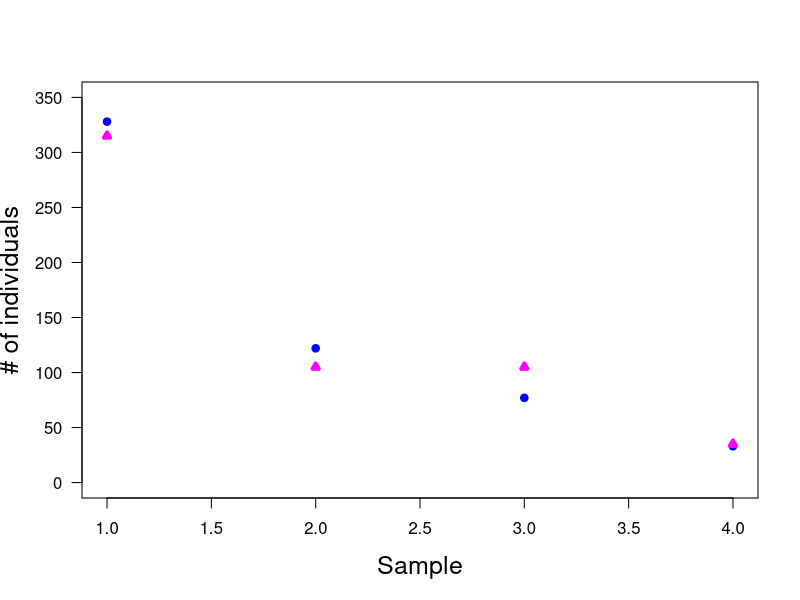

Write R code to recreate this figure.
print('file: NHST-Mendel-Fisher.R')
# Example from Fisher (1925, Table 12) Mendelian class frequencies
fobs = c(328,122,77,33)       # observed frequencies m+x
total = sum(fobs)
H0 = c(9,3,3,1)
fexp = round(total*H0/sum(H0)) # expected frequencies m
x = fobs-fexp
q = round(x^2/fexp,3)
totalq = sum(q)         # test statistic chi-squared
nu = length(fexp) - 1; print(c(nu,' degrees of freedom, nu'))   
chisqc = qchisq(p=(1-0.05),df=nu); 
print(c(round(chisqc,2),' critical chi-square value for alpha=0.05'))
p = (1-pchisq(q=totalq,df=nu)); print(c(round(p,4),' p-value'))
xp = seq(1,4)
# png('MendelianExercise190415a.png',width=16,height=12,units='cm',res=300)
plot(xp,fobs,type='p',lwd=4,col='blue',xlab='Sample',ylab='# of individuals',
     las=1,cex=0.6,ylim=c(0,350),cex.lab=1.5)
points(xp,fexp,col='magenta',lwd=4,pch=24,cex=0.6)
# dev.off()